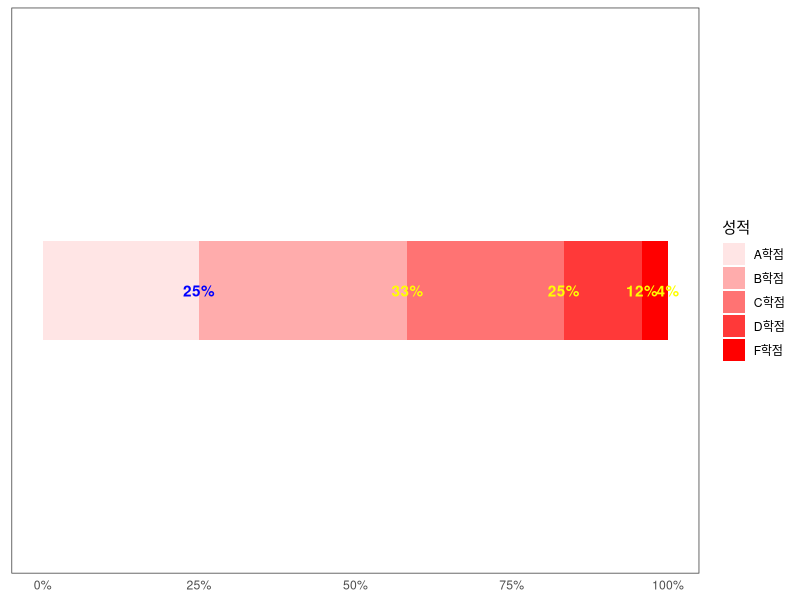

This chart was generated by the following R code:
library(dplyr)
library(data.table)
library(ggplot2)
raw.data <- 
  data.frame(
    grade = c(rep('A',30), rep('B',40), rep('C',30), rep('D',15), rep('F',5)))
data <-
  raw.data %>%
  group_by(grade) %>%
  summarise(user.count = n())
total.user.count <- data %>% summarise(sum(user.count)) %>% .[[1]]

ratio.data <- 
  data %>%
  mutate(
    ratio = user.count/total.user.count,
    cum.ratio = cumsum(ratio))
my.theme <- 
  theme_bw() +
  theme(
    axis.title = element_blank(),
    axis.text.y = element_blank(),
    axis.ticks = element_blank(),
    panel.grid.major = element_blank(),
    panel.grid.minor = element_blank())
format.percent <- function(x) paste(floor(x*100),'%',sep='')
format.grade <- function(x) paste(x,'학점',sep='')
colour.grade <- with(ratio.data, case_when(grade=='A'~'blue', TRUE~'yellow'))
# bar chart with label
ratio.data %>%
  ggplot(aes(x='', y=ratio, alpha=grade, group=rev(grade))) +
  geom_bar(stat='identity', width=0.7, fill='red') +
  scale_y_continuous(label=format.percent) +
  scale_x_discrete(expand = c(1,1)) +
  scale_alpha_discrete(label=format.grade) +
  my.theme + 
  coord_flip() +
  geom_text(
    aes(label=format.percent(ratio)), 
    y=ratio.data$cum.ratio, 
    alpha=1, fontface='bold', hjust=0.5, 
    colour=colour.grade) +
  labs(alpha='성적')
